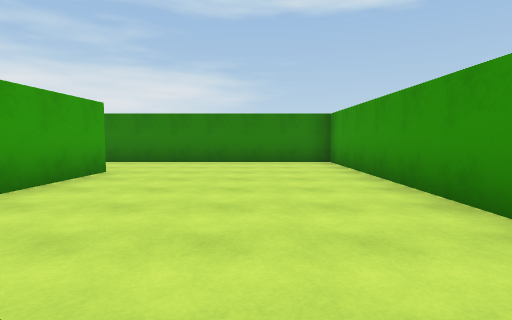
View 1 (above)

24 first-person views from a walk through a Unity game level. The camera is 1.3 m above the floor, tilts 4° down and sees 80° across. The floor is counted in squares, 2 m on a side. Each view is taken from the middle of a square. On the plan, view 1 faces up. The plan holds only what a view shows up to about 10 squares ahead; the rest is blank. The place goes on beyond the plan. The player character is not drawn. Surface patterns are stand-ins for the level's own textures.

View 2
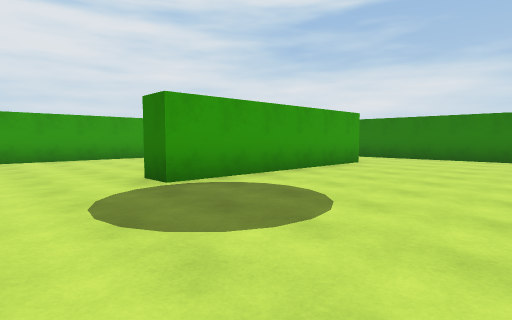

View 3
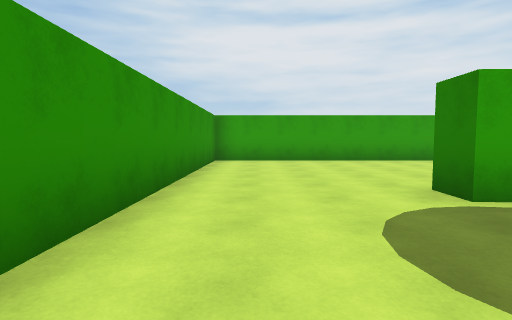

View 4
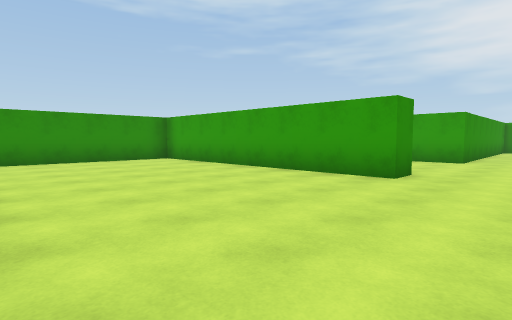

View 5
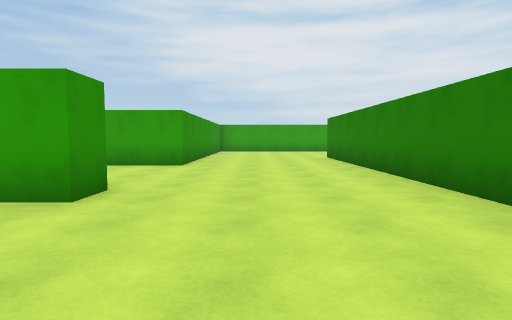

View 6
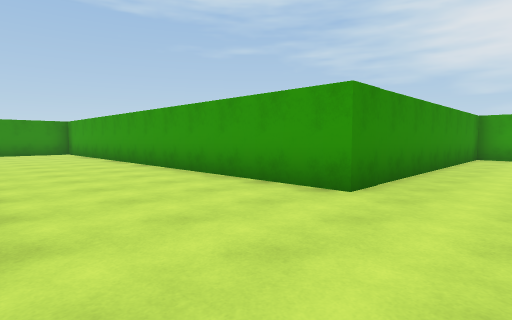

View 7
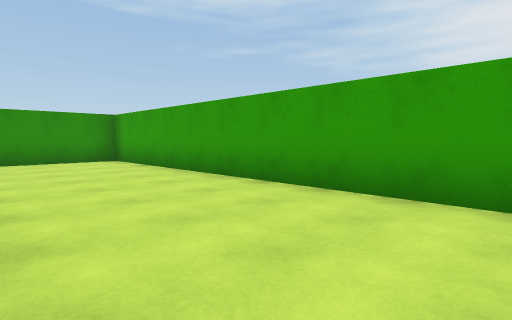

View 8
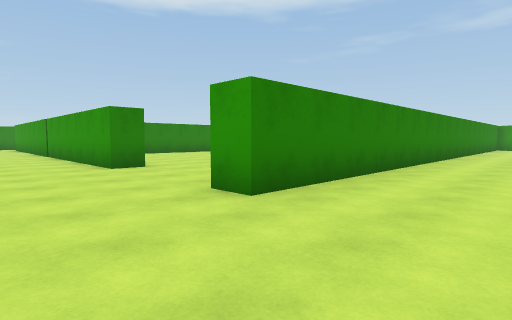

View 9
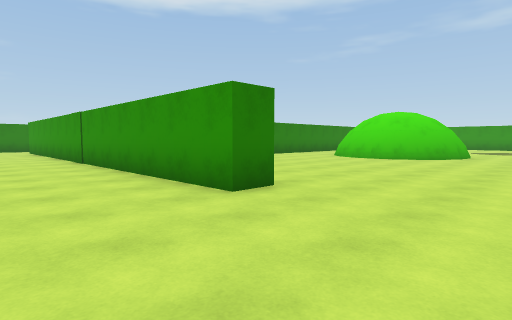

View 10
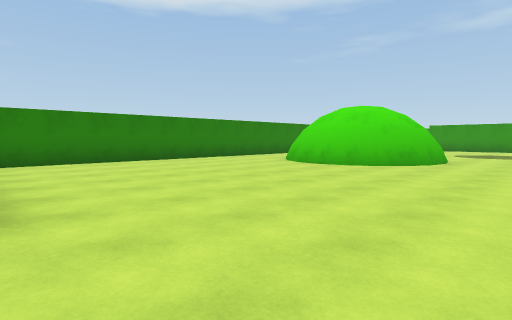

View 11
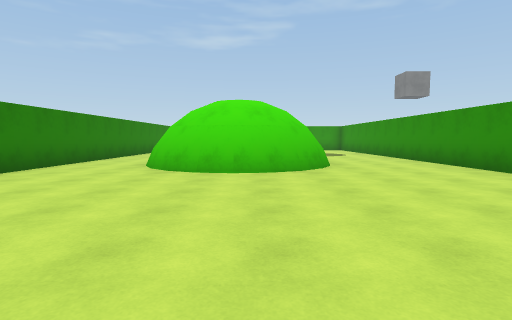

View 12
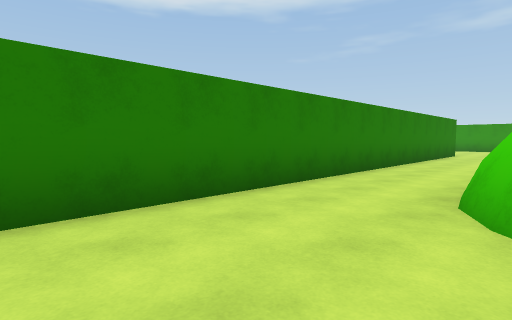

View 13
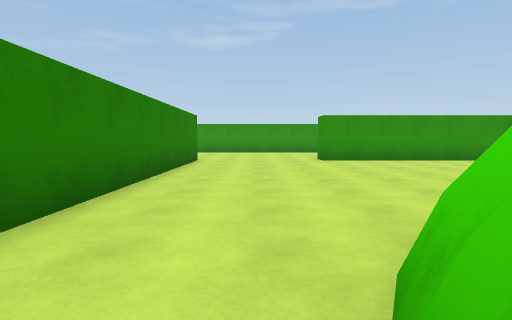

View 14
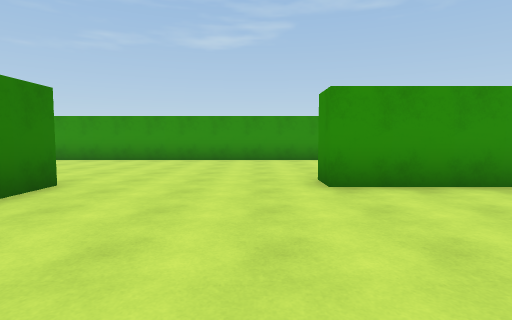

View 15
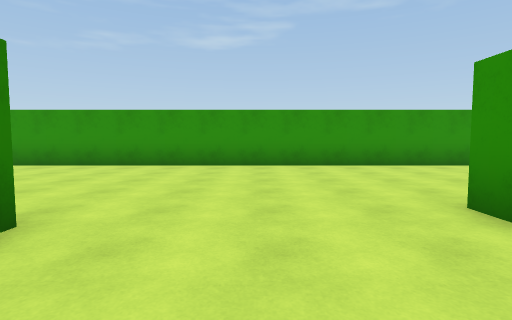

View 16
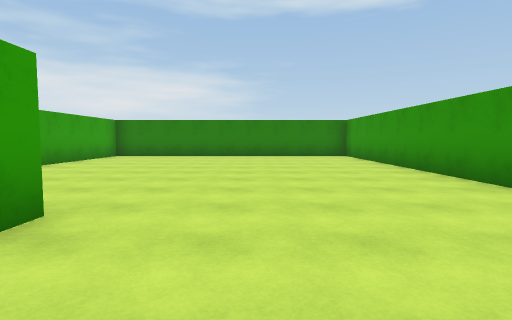

View 17
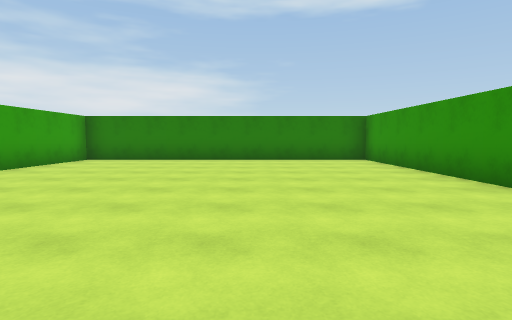

View 18
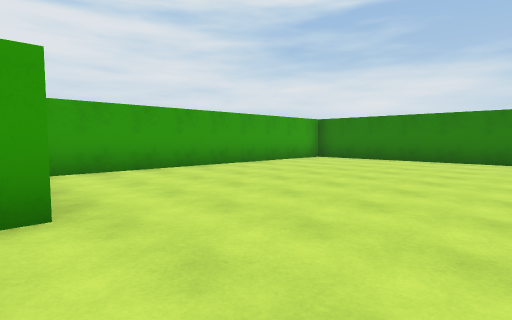

View 19
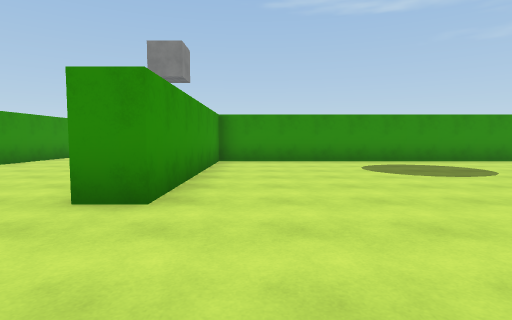

View 20
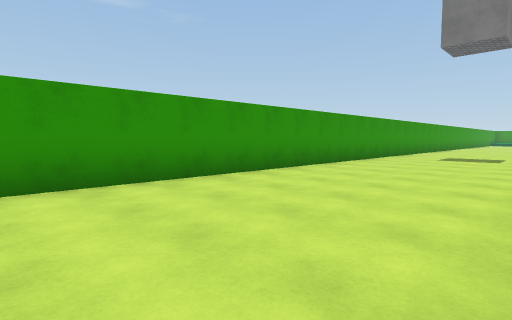

View 21
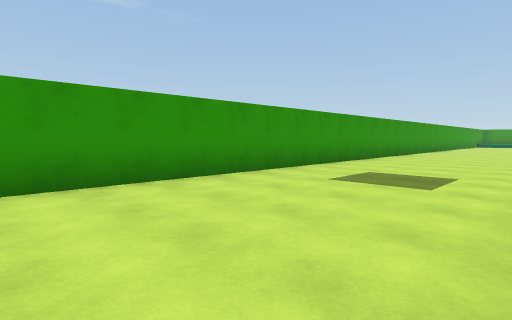

View 22
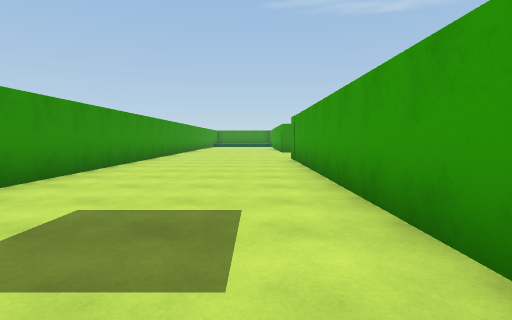

View 23
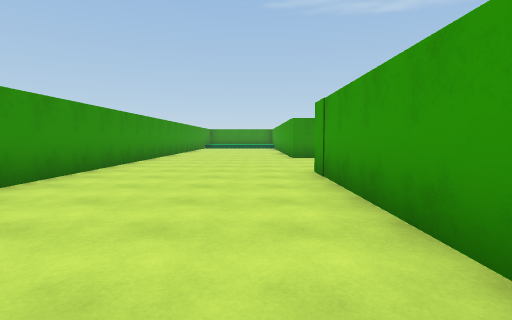

View 24
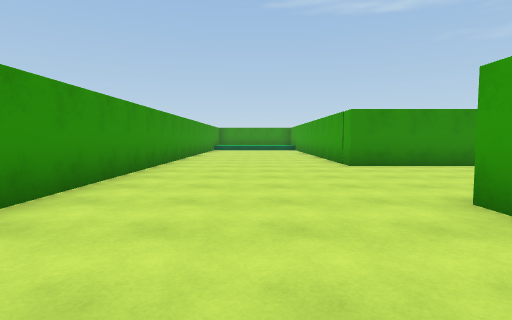

### Floor plan
Points are (right, up) in squares from view 1. A wall is a line through its corners. A room is listed if a view was taken in it or the views show most of it. See-through windows are left out.
Room 1 (views 1, 2, 3, 4, 5, 6, 7, 8, 9, 10, 11, 12, 13, 14, 15, 16, 17, 18, 19, 20, 21, 22, 23, 24)
walls: (-7.2, 8.5) (-16.6, 8.5) (-16.6, 9.2); (-6.9, 12.5) (-7.6, 12.6) (-8.2, 12.9) (-8.6, 13.3); (-7.5, 12.3) (-8.3, 12.7); (-9.4, 9.2) (2.1, 9.2) (2.1, 15) (2.9, 15); (-2.9, 6) (-3.1, 0.2) (-3.9, 0.3); (-8.5, 13.3) (-8.8, 14); (-8.9, 13.4) (-9.1, 13.8) (-9.2, 14.5) (-9.1, 15.2); (-8.8, 13.8) (-8.9, 14.5) (-8.9, 14.8) (-8.5, 15.6) (-8, 16.1) (-7.5, 16.3); (-9.1, 15) (-8.8, 15.6); (-6.4, 16.6) (-5.6, 16.2); (-8.4, 16.1) (-7.8, 16.4) (-6.9, 16.6); (-9.9, 4.2) (-9.1, 4.2) (-9.1, -3.2) (-1.4, -3.2); (2.8, 4.6) (2.8, -4.1); (2.1, 2.4) (2.1, 8.5) (-4.2, 8.5); (-15.8, 12.8) (-16.6, 12.8) (-16.6, 21.8); (2.2, 19.6) (2.2, 18.8) (-15.2, 18.8); (-21.3, 5) (-21.3, 4.2) (-13.4, 4.2) (-13.4, -8.2) (-12.9, -8.2); (7.4, -8.5) (7.4, 28.4) (-1.2, 28.4) (-1.2, 20.1)
low walls: (-8.3, 12.7) (-8.6, 13); (-8.6, 15.9) (-8.4, 16.1)

Where each view was taken, in squares from view 1:
view 1: 0 up, 0 right, facing up
view 2: 2 down, 1 right, facing up-left
view 3: 2 down, 0 right, facing left
view 4: 6 up, 4 left, facing down-left
view 5: 6 up, 6 left, facing left
view 6: 6 up, 10 left, facing down-left
view 7: 1 up, 10 left, facing down-left
view 8: 6 up, 19 left, facing up-right
view 9: 10 up, 19 left, facing up-right
view 10: 10 up, 16 left, facing up-right
view 11: 14 up, 15 left, facing right
view 12: 16 up, 11 left, facing up-right
view 13: 17 up, 7 left, facing right
view 14: 16 up, 2 left, facing right
view 15: 17 up, 0 right, facing right
view 16: 17 up, 4 right, facing up
view 17: 19 up, 4 right, facing up
view 18: 19 up, 5 right, facing up-left
view 19: 18 up, 1 right, facing down
view 20: 15 up, 3 right, facing down-right
view 21: 9 up, 3 right, facing down-right
view 22: 6 up, 4 right, facing down
view 23: 2 up, 4 right, facing down
view 24: 1 down, 5 right, facing down
